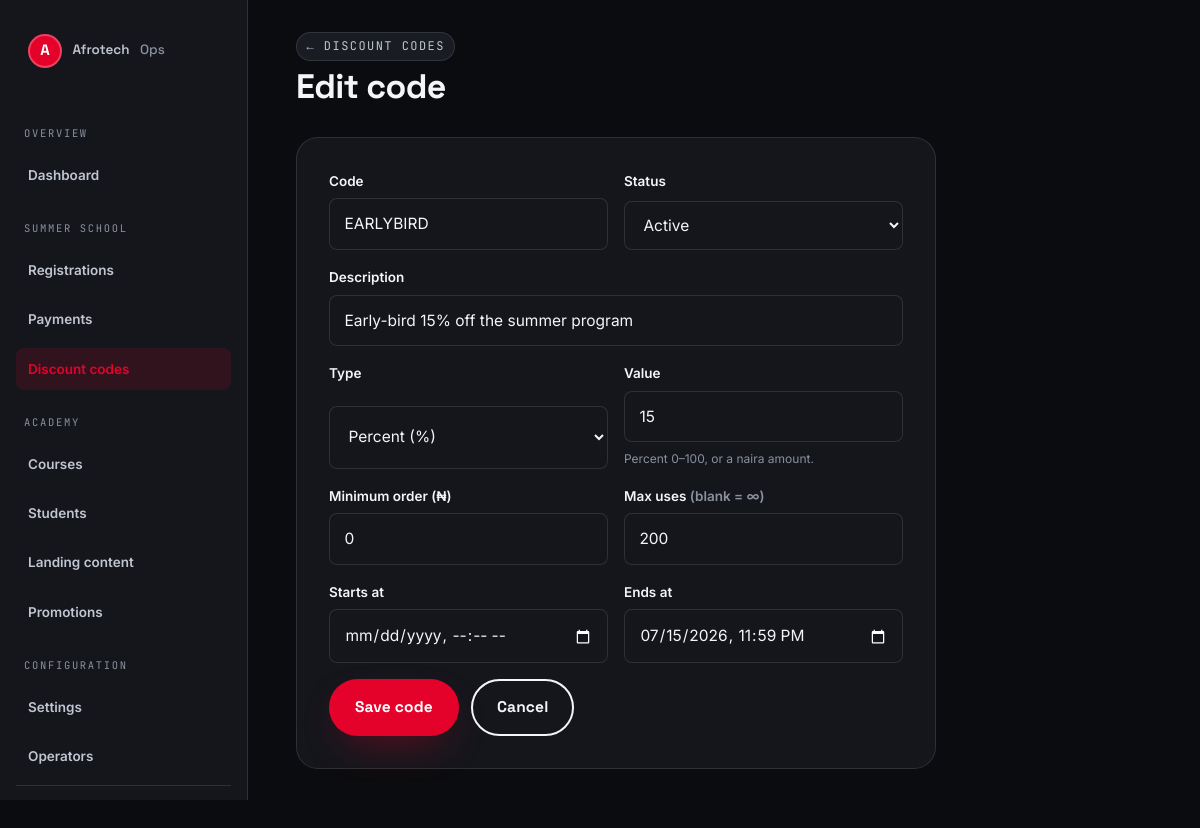
Screenshot of /admin/discounts/1/edit (signed in) with the database file from the repository.
### tables this page shows
CREATE TABLE IF NOT EXISTS `discount_codes` (
    `id`          INT UNSIGNED AUTO_INCREMENT PRIMARY KEY,
    `code`        VARCHAR(40)  NOT NULL,
    `description` VARCHAR(200) DEFAULT NULL,
    `type`        ENUM('percent','fixed') NOT NULL DEFAULT 'percent',
    `value`       INT NOT NULL DEFAULT 0,           
    `min_amount`  INT NOT NULL DEFAULT 0,
    `max_uses`    INT NULL DEFAULT NULL,            
    `used_count`  INT NOT NULL DEFAULT 0,
    `starts_at`   DATETIME NULL DEFAULT NULL,
    `ends_at`     DATETIME NULL DEFAULT NULL,
    `status`      ENUM('active','paused') NOT NULL DEFAULT 'active',
    `created_at`  TIMESTAMP NOT NULL DEFAULT CURRENT_TIMESTAMP,
    UNIQUE KEY `discount_code` (`code`),
    KEY `discount_status` (`status`)
);

### src/core/View.php (called while the page is built, shortened)
<?php
class View {
    public static function render(string $page, array $data = [], string $layout = 'main'): void {
        $pagePath   = AFT_ROOT . '/src/views/' . $page . '.php';
        $defaults = [
            'title'       => AFT_NAME . ' — ' . AFT_TAGLINE,
            'description' => AFT_DESC,
            'bodyClass'   => '',
            'canonical'   => url(current_path()),
            'breadcrumbs' => [],
        ];
        $data = array_merge($defaults, $data);
        extract($data, EXTR_SKIP);
        require $pagePath;
    }
}

### src/core/Controller.php (called while the page is built, shortened)
<?php
class Controller {
    public function view(string $page, array $data = [], string $layout = 'main'): void {
        View::render($page, $data, $layout);
    }
}

### src/controllers/Admin/DiscountsController.php (called while the page is built, shortened)
<?php
class DiscountsController extends \Controller {
    public function edit(string $id = ''): void {
        $this->view('admin/discounts/edit', [
            'title'    => ($id ? 'Edit code' : 'New code') . ' · ' . AFT_NAME . ' Ops',
            'discount' => $id ? \Discount::find((int)$id) : null,
        ], 'admin');
    }
}

### index.php (called while the page is built, shortened)
<?php
require AFT_ROOT . '/src/core/Helpers.php';
require AFT_ROOT . '/src/core/Database.php';
require AFT_ROOT . '/src/core/View.php';
require AFT_ROOT . '/src/core/Controller.php';
require AFT_ROOT . '/src/core/Router.php';
$router = new Router();
try {
    $path = parse_url($_SERVER['REQUEST_URI'] ?? '/', PHP_URL_PATH) ?: '/';
    $router->dispatch($_SERVER['REQUEST_METHOD'] ?? 'GET', $path);
} catch (Throwable $e) {
    if (AFT_DEBUG) {
        http_response_code(500);
        echo '<pre style="font:12px/1.5 monospace;padding:24px;">';
        echo htmlspecialchars($e->getMessage() . "\n\n" . $e->getTraceAsString());
        echo '</pre>';
    } else {
        error_log('[aft] ' . $e->getMessage() . ' @ ' . $e->getFile() . ':' . $e->getLine());
        try {
            http_response_code(500);
            (new Controller())->view('pages/500', ['title' => 'Something broke'], 'main');
        } catch (Throwable $inner) {
            error_log('[aft/500] ' . $inner->getMessage());
            if (!headers_sent()) header('Content-Type: text/html; charset=utf-8');
            echo '<!doctype html><meta charset="utf-8"><title>Service interrupted</title>'
               . '<style>body{font:16px/1.6 system-ui,sans-serif;padding:48px;max-width:640px;margin:auto;}'
               . 'h1{font-size:28px;}a{color:#E4022B;}</style>'
               . '<h1>The academy is briefly unavailable.</h1>'
               . '<p>We logged this. Try again in a moment, or '
               . '<a href="mailto:reachus@afrostrength.com">email us</a> if it persists.</p>';
        }
    }
} finally {
    if (function_exists('session_status') && session_status() === PHP_SESSION_ACTIVE) {
        @session_write_close();
    }
}

### src/core/Helpers.php (called while the page is built, shortened)
<?php
function e(?string $value): string {
    return htmlspecialchars((string)$value, ENT_QUOTES | ENT_SUBSTITUTE, 'UTF-8');
}
function url(string $path = '/'): string {
    return rtrim(AFT_URL, '/') . '/' . ltrim($path, '/');
}

### src/core/Database.php (called while the page is built, shortened)
<?php
class Database {
    private static ?PDO $pdo = null;
    public static function pdo(): PDO {
        if (self::$pdo) return self::$pdo;
        $cfg = require AFT_ROOT . '/config/database.php';
        $dsn = sprintf(
            'mysql:host=%s;port=%d;dbname=%s;charset=%s',
            $cfg['host'], $cfg['port'], $cfg['name'], $cfg['charset']
        );
        try {
            self::$pdo = new PDO($dsn, $cfg['user'], $cfg['pass'], [
                PDO::ATTR_ERRMODE            => PDO::ERRMODE_EXCEPTION,
                PDO::ATTR_DEFAULT_FETCH_MODE => PDO::FETCH_ASSOC,
                PDO::ATTR_EMULATE_PREPARES   => false,
            ]);
        } catch (PDOException $e) {
            self::$available = false;
            error_log('[aft/db] ' . $e->getMessage());
            throw $e;
        }
        return self::$pdo;
    }
    public static function one(string $sql, array $bindings = []): ?array {
        $st = self::pdo()->prepare($sql);
        $st->execute($bindings);
        $row = $st->fetch();
        return $row ?: null;
    }
}

### src/models/Discount.php (called while the page is built, shortened)
<?php
class Discount {
    public static function find(int $id): ?array {
        return Database::one("SELECT * FROM discount_codes WHERE id = ?", [$id]);
    }
}

### src/views/admin/discounts/edit.php (the view, shortened to what this page needs)
<?php
$d = $discount ?? [];
$v = fn($k, $x='') => e($d[$k] ?? $x);
?>
<div class="topbar"><div><a class="pill" href="<?= e(url('/admin/discounts')) ?>">← Discount codes</a><h1 class="mt-2"><?= $discount ? 'Edit code' : 'New code' ?></h1></div></div>
<div class="panel" style="max-width:640px">
  <form class="form" method="post" action="<?= e(url('/admin/discounts/save')) ?>">
    <div class="form__row">
      <div class="field"><label>Code</label><input type="text" name="code" value="<?= $v('code') ?>" style="text-transform:uppercase" required></div>
      <div class="field"><label>Status</label><select name="status">
        <option value="active" <?= ($d['status']??'active')==='active'?'selected':'' ?>>Active</option>
      </select></div>
    </div>
    <div class="field"><label>Description</label><input type="text" name="description" value="<?= $v('description') ?>"></div>
    <div class="form__row">
      <div class="field"><label>Type</label><select name="type">
        <option value="percent" <?= ($d['type']??'percent')==='percent'?'selected':'' ?>>Percent (%)</option>
      </select></div>
      <div class="field"><label>Value</label><input type="number" name="value" value="<?= $v('value','0') ?>" required><div class="hint">Percent 0–100, or a naira amount.</div></div>
    </div>
    <div class="form__row">
      <div class="field"><label>Minimum order (₦)</label><input type="number" name="min_amount" value="<?= $v('min_amount','0') ?>"></div>
      <div class="field"><label>Max uses <span class="muted">(blank = ∞)</span></label><input type="number" name="max_uses" value="<?= $d && $d['max_uses']!==null ? (int)$d['max_uses'] : '' ?>"></div>
    </div>
    <div class="form__row">
      <div class="field"><label>Starts at</label><input type="datetime-local" name="starts_at" value="<?= $v('starts_at') ? date('Y-m-d\TH:i', strtotime($d['starts_at'])) : '' ?>"></div>
      <div class="field"><label>Ends at</label><input type="datetime-local" name="ends_at" value="<?= $v('ends_at') ? date('Y-m-d\TH:i', strtotime($d['ends_at'])) : '' ?>"></div>
    </div>
    <div class="flex"><button class="btn btn--primary">Save code</button><a class="btn btn--ghost" href="<?= e(url('/admin/discounts')) ?>">Cancel</a></div>
  </form>
</div>

### src/core/Router.php (shortened to what this page needs)
<?php
class Router {
    private array $routes = ['GET' => [], 'POST' => []];
    public function get(string $pattern, array $handler): void {
        $this->routes['GET'][] = ['pattern' => $pattern, 'handler' => $handler];
    }
    public function post(string $pattern, array $handler): void {
        $this->routes['POST'][] = ['pattern' => $pattern, 'handler' => $handler];
    }
    public function dispatch(string $method, string $path): void {
        $method = strtoupper($method);
        foreach ($this->routes[$method] ?? [] as $route) {
            $regex = $this->compile($route['pattern']);
            if (preg_match($regex, $path, $matches)) {
                array_shift($matches);
                $params = array_filter($matches, 'is_string', ARRAY_FILTER_USE_KEY);
                $this->invoke($route['handler'], array_values($params));
                return;
            }
        }
    }
    private function compile(string $pattern): string {
        $regex = preg_replace_callback('#\{([a-zA-Z_]+)\}#', function ($m) {
            return '(?P<' . $m[1] . '>[a-zA-Z0-9\-\_]+)';
        }, $pattern);
        return '#^' . $regex . '/?$#';
    }
    private function invoke(array $handler, array $args): void {
        [$class, $method] = $handler;
        $instance = new $class();
        call_user_func_array([$instance, $method], $args);
    }
}

### assets/css/tokens.css (style rules this page uses)
:root { --red: #E4022B; --red-hi: #FF1F3D; --red-deep: #A80016; --maroon: #5E0A12; --ink: #0E0E0E; --ink-2: #2A2A2A; --paper: #FBFBFB; --paper-2: #F2F2F3; --card: #FFFFFF; --card-2: #F7F7F8; --txt: #131313; --txt-2: #4A4741; --txt-3: #837D72; --on-red: #FFFFFF; --hair: rgba(14,14,14,0.12); --hair-2: rgba(14,14,14,0.07); --shadow: 0 18px 44px -20px rgba(14,14,14,0.35); --shadow-sm: 0 8px 24px -14px rgba(14,14,14,0.28); --glow: 0 16px 40px -14px rgba(228,2,43,0.45); --ff-display: 'Space Grotesk', 'Montserrat', system-ui, sans-serif; --ff-body: 'Inter', system-ui, -apple-system, 'Segoe UI', sans-serif; --ff-mono: 'JetBrains Mono', 'SFMono-Regular', Consolas, monospace; --fs-d1: clamp(46px, 9vw, 118px); --fs-d2: clamp(32px, 5vw, 62px); --fs-h1: clamp(28px, 4vw, 46px); --fs-h2: clamp(23px, 3vw, 34px); --fs-h3: 20px; --fs-lg: 18px; --fs-md: 15.5px; --fs-sm: 13.5px; --fs-xs: 12px; --sp-1: 4px; --sp-2: 8px; --sp-3: 12px; --sp-4: 16px; --sp-5: 24px; --sp-6: 32px; --sp-7: 40px; --sp-8: 56px; --sp-9: 72px; --sp-10: 96px; --sp-11: 128px; --r-sm: 8px; --r-md: 14px; --r-lg: 22px; --r-xl: 32px; --r-pill: 999px; --wrap: 1180px; --ease: cubic-bezier(0.16, 1, 0.3, 1); --t-fast: 140ms; --t-med: 260ms; --t-slow: 520ms; color-scheme: light; }
:root[data-theme="dark"] { --paper: #0B0C0F; --paper-2: #101217; --card: #14161C; --card-2: #191C23; --txt: #F4F5F7; --txt-2: #C0C5D0; --txt-3: #8A909E; --ink: #F4F5F7; --ink-2: #C0C5D0; --hair: rgba(255,255,255,0.11); --hair-2: rgba(255,255,255,0.06); --shadow: 0 20px 50px -20px rgba(0,0,0,0.7); --shadow-sm: 0 10px 28px -16px rgba(0,0,0,0.6); color-scheme: dark; }

### assets/css/app.css (style rules this page uses)
*, *::before, *::after { box-sizing: border-box; }
* { margin: 0; }
html { -webkit-text-size-adjust: 100%; scroll-behavior: smooth; }
body { font-family: var(--ff-body); font-size: var(--fs-md); line-height: 1.65; color: var(--txt); background: var(--paper); -webkit-font-smoothing: antialiased; text-rendering: optimizeLegibility; min-height: 100vh; display: flex; flex-direction: column; }
a { color: inherit; text-decoration: none; }
button { font: inherit; cursor: pointer; }
h1, h2, h3, h4 { font-family: var(--ff-display); font-weight: 700; line-height: 1.04; letter-spacing: -0.02em; color: var(--ink); }
.muted { color: var(--txt-3); }
.btn { display: inline-flex; align-items: center; gap: .55em; font-family: var(--ff-display); font-weight: 700; font-size: var(--fs-md); letter-spacing: .01em; padding: 0.85rem 1.5rem; border-radius: var(--r-pill); border: 2px solid transparent; transition: transform var(--t-fast) var(--ease), box-shadow var(--t-med) var(--ease), background var(--t-fast); white-space: nowrap; }
.btn--primary { background: var(--red); color: var(--on-red); box-shadow: var(--glow); }
.btn--ghost { background: transparent; color: var(--ink); border-color: var(--ink); }
.pill { display: inline-flex; align-items: center; gap: .4em; font-family: var(--ff-mono); font-size: var(--fs-xs); text-transform: uppercase; letter-spacing: .12em; padding: .3em .8em; border-radius: var(--r-pill); border: 1px solid var(--hair); color: var(--txt-2); background: var(--card-2); }
.form { display: grid; gap: var(--sp-4); }
.form__row { display: grid; gap: var(--sp-4); grid-template-columns: 1fr 1fr; }
.field { display: grid; gap: .4rem; }
.field > label { font-size: var(--fs-sm); font-weight: 600; color: var(--txt); }
.field input, .field select, .field textarea { font: inherit; font-size: var(--fs-md); color: var(--txt); background: var(--card); border: 1.5px solid var(--hair); border-radius: var(--r-sm); padding: .75rem .9rem; width: 100%; transition: border-color var(--t-fast), box-shadow var(--t-fast); }
.field .hint { font-size: var(--fs-xs); color: var(--txt-3); }
.flex { display: flex; gap: var(--sp-3); align-items: center; }
.mt-2 { margin-top:var(--sp-2) }

### assets/css/admin.css (style rules this page uses)
.topbar { display: flex; align-items: center; justify-content: space-between; gap: var(--sp-4); margin-bottom: var(--sp-6); flex-wrap: wrap; }
.topbar h1 { font-size: var(--fs-h2); }
.panel { background: var(--card); border: 1px solid var(--hair); border-radius: var(--r-lg); padding: var(--sp-6); margin-bottom: var(--sp-5); }

### rows the page displays
discount_codes: code "EARLYBIRD", status "Active", description "Early-bird 15% off the summer program", type "Percent (%)", value "15", min_amount "0", max_uses "200", ends_at "07/15/2026 23:59"

### other values shown
$group "OVERVIEW"
$label "Dashboard"
$group "SUMMER SCHOOL"
$label "Registrations"
$label "Payments"
$label "Discount codes"
$group "ACADEMY"
$label "Courses"
$label "Students"
$label "Landing content"
$label "Promotions"
$group "CONFIGURATION"
$label "Settings"
$label "Operators"
